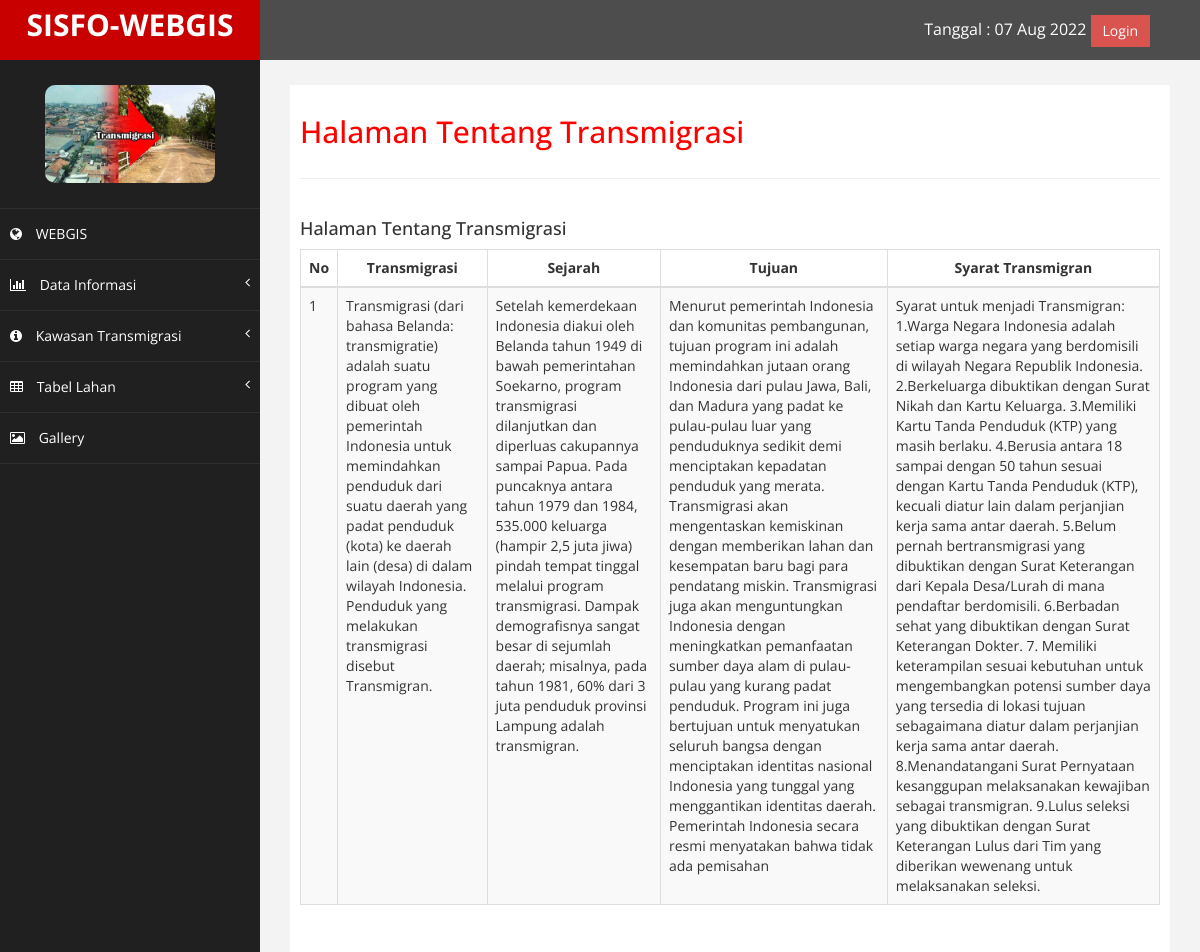
The app's page /index.php/tentangtransmigrasi with its own data.
### tables this page shows
CREATE TABLE `tentang_transmigrasi` (
  `id_transmigrasi` int(11) NOT NULL,
  `transmigrasi` text NOT NULL,
  `sejarah` text NOT NULL,
  `tujuan` text NOT NULL,
  `syarat_transmigran` text NOT NULL
);

### application/views/layout/v_content.php (called while the page is built)
<?php
if ($isi) {
    $this->load->view($isi);
}

### application/views/layout/v_wrapper.php (called while the page is built)
<?php
require_once('v_head.php');
require_once('v_header.php');
require_once('v_nav.php');
require_once('v_content.php');
require_once('v_footer.php');

### application/controllers/Tentangtransmigrasi.php (called while the page is built, shortened)
<?php
class Tentangtransmigrasi extends CI_Controller
{
    public function __construct()
    {
        $this->load->model('m_tentang');
    }
    public function index()
    {
        $data = array(
            'title'  => 'Halaman Tentang Transmigrasi',
            'tentangtransmigrasi' => $this->m_tentang->tampil(),
            'isi'    => 'about/v_datatentangtransmigrasi'
        );
        $this->load->view('layout/v_wrapper', $data, FALSE);
    }
}

### index.php (called while the page is built, shortened)
<?php
require_once BASEPATH.'core/CodeIgniter.php';

### application/models/M_tentang.php (called while the page is built, shortened)
<?php
class M_tentang extends CI_Model
{
    public function tampil()
    {
        $this->db->select('*');
        $this->db->from('tentang_transmigrasi');
        $this->db->order_by('id_transmigrasi', 'desc');
        return $this->db->get()->result();
    }
}

### application/views/about/v_datatentangtransmigrasi.php (the view, shortened to what this page needs)
<div class="row">
    <div class="col-md-12">
        <div class="widget-box widget-color-blue2">
            <div class="widget-header">
                <h4 class="widget-title lighter smaller"><?= $title ?></h4>
            </div>
            <div class="widget-body">
                <div class="widget-main padding-8">
              <table id="dataTables-example" class="table table-striped table-bordered table-hover table-responsive">
                <thead>
                    <tr>
                        <th width="30px" class="text-center">No</th>
                        <th class="text-center">Transmigrasi</th>
                        <th class="text-center">Sejarah</th>
                        <th class="text-center">Tujuan</th>
                        <th class="text-center">Syarat Transmigran</th>
                    </tr>
                </thead>
                <tbody>
                    <?php $no=1; foreach ($tentangtransmigrasi as $key => $value) { ?>
                    <tr>
                        <td><?= $no++ ?></td>
                        <td><?= $value->transmigrasi ?></td>
                        <td><?= $value->sejarah ?></td>
                        <td><?= $value->tujuan ?></td>
                        <td><?= $value->syarat_transmigran ?></td>
                    </tr>
                    <?php } ?>
                </tbody>
            </table>
                </div>
            </div>
        </div>
    </div>
</div>

### template/assets/css/custom.css (style rules this page uses)
body { font-family: 'Open Sans', sans-serif; }
.text-center { text-align:center; }
h4 { padding-top:10px; }

### records on screen
tentang_transmigrasi: transmigrasi "Transmigrasi (dari bahasa Belanda: transmigratie) adalah suatu program yang dibuat oleh pemerintah Indonesia untuk memindahkan penduduk dari suatu daerah yang padat penduduk (kota) ke daerah lain (desa) di dalam wilayah Indonesia. Penduduk yang melakukan transmigrasi disebut Transmigran.", sejarah "Setelah kemerdekaan Indonesia diakui oleh Belanda tahun 1949 di bawah pemerintahan Soekarno, program transmigrasi dilanjutkan dan diperluas cakupannya sampai Papua. Pada puncaknya antara tahun 1979 dan 1984, 535.000 keluarga (hampir 2,5 juta jiwa) pindah tempat tinggal melalui program transmigrasi. Dampak demografisnya sangat besar di sejumlah daerah; misalnya, pada tahun 1981, 60% dari 3 juta penduduk provinsi Lampung adalah transmigran.", tujuan "Menurut pemerintah Indonesia dan komunitas pembangunan, tujuan program ini adalah memindahkan jutaan orang Indonesia dari pulau Jawa, Bali, dan Madura yang padat ke pulau-pulau luar yang penduduknya sedikit demi menciptakan kepadatan penduduk yang merata. Transmigrasi akan mengentaskan kemiskinan dengan memberikan lahan dan kesempatan baru bagi para pendatang miskin. Transmigrasi juga akan menguntungkan Indonesia dengan meningkatkan pemanfaatan sumber daya alam di pulau-pulau yang kurang padat penduduk. Program ini juga bertujuan untuk menyatukan seluruh bangsa dengan menciptakan identitas nasional Indonesia yang tunggal yang menggantikan identitas daerah. Pemerintah Indonesia secara resmi…", syarat_transmigran "Syarat untuk menjadi Transmigran: 1.Warga Negara Indonesia adalah setiap warga negara yang berdomisili di wilayah Negara Republik Indonesia. 2.Berkeluarga dibuktikan dengan Surat Nikah dan Kartu Keluarga. 3.Memiliki Kartu Tanda Penduduk (KTP) yang masih berlaku. 4.Berusia antara 18 sampai dengan 50 tahun sesuai dengan Kartu Tanda Penduduk (KTP), kecuali diatur lain dalam perjanjian kerja sama antar daerah. 5.Belum pernah bertransmigrasi yang dibuktikan dengan Surat Keterangan dari Kepala Desa/Lurah di mana pendaftar berdomisili. 6.Berbadan sehat yang dibuktikan dengan Surat Keterangan Dokter. 7. Memiliki keterampilan sesuai kebutuhan untuk mengembangkan potensi sumber daya yang tersedia di…"

### other values on screen
$title "Halaman Tentang Transmigrasi"
